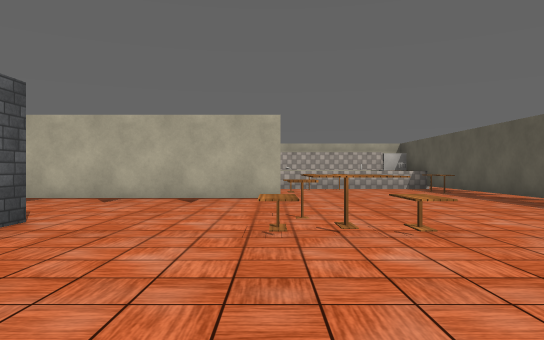
[1] (above)

19 first-person views from a walk through a 3-D level made in the Unity game engine. The camera is 1.4 m above the floor, looks level and sees 70° across. The floor is counted in squares, 2 m on a side. Each view is taken from the middle of a square. On the plan, view 1 faces up. The plan holds only what a view shows up to about 11 squares ahead; the rest is blank. The place goes on beyond the plan. The player is left out. Some surface patterns are stand-ins.

[2]
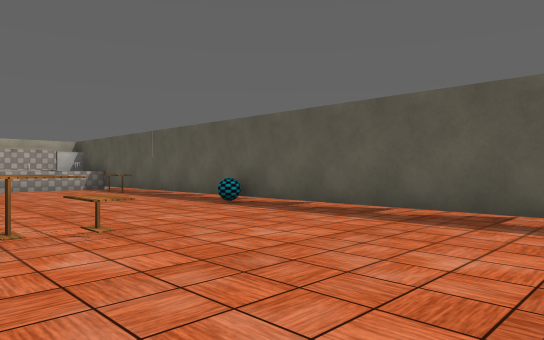

[3]
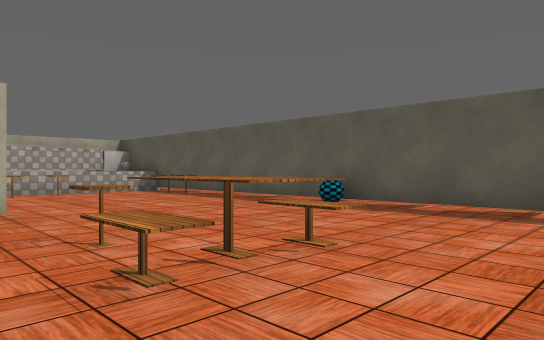

[4]
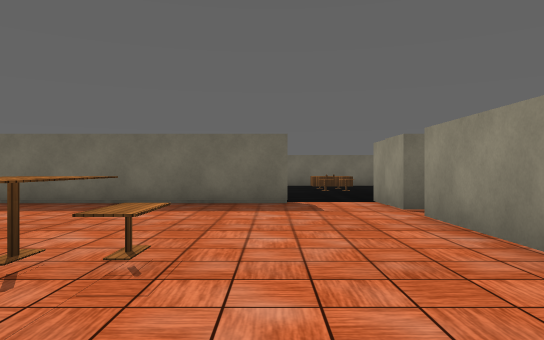

[5]
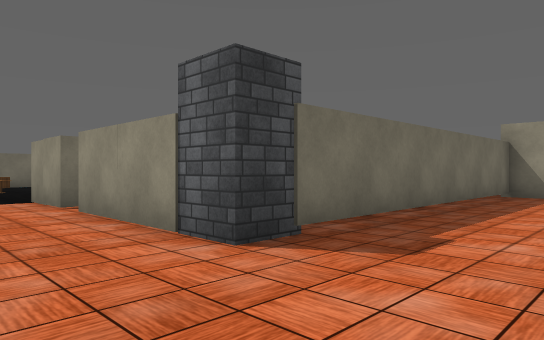

[6]
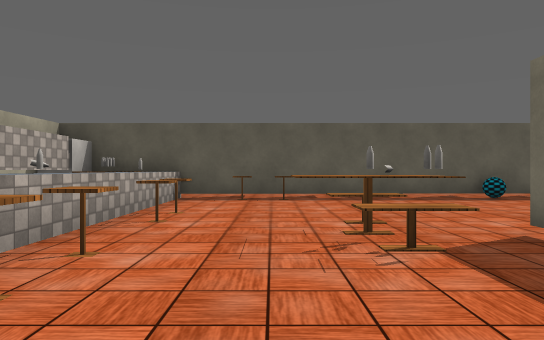

[7]
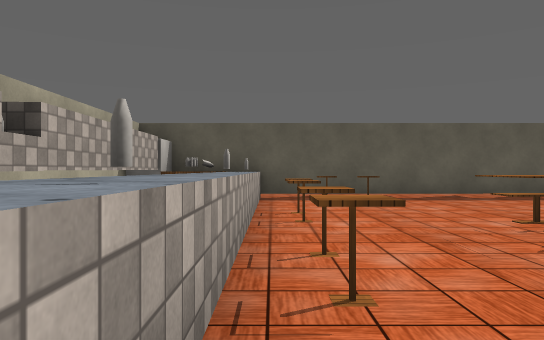

[8]
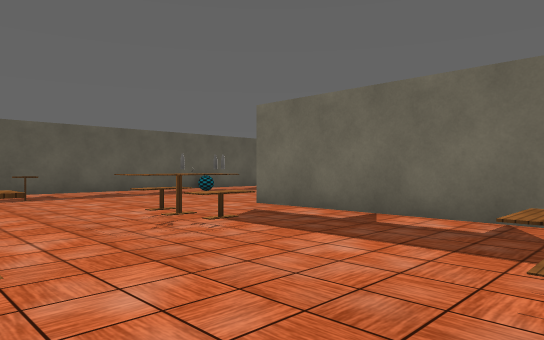

[9]
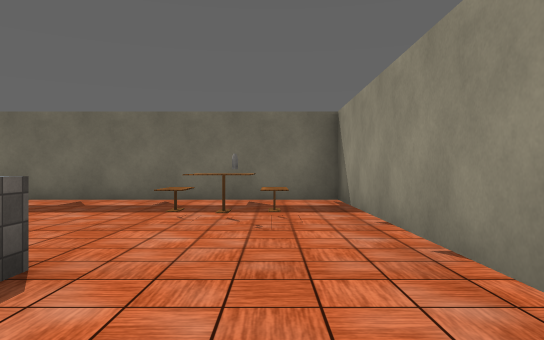

[10]
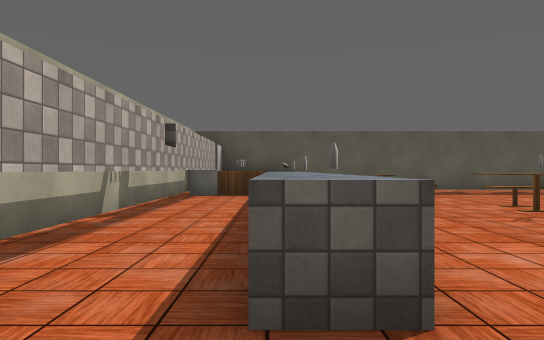

[11]
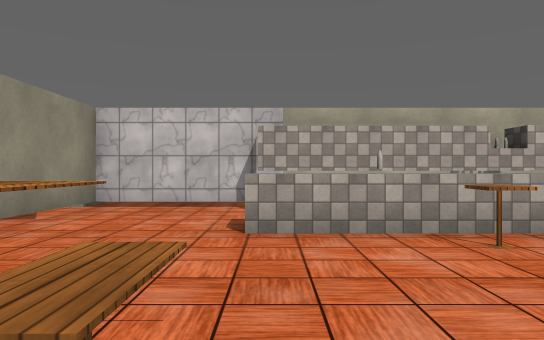

[12]
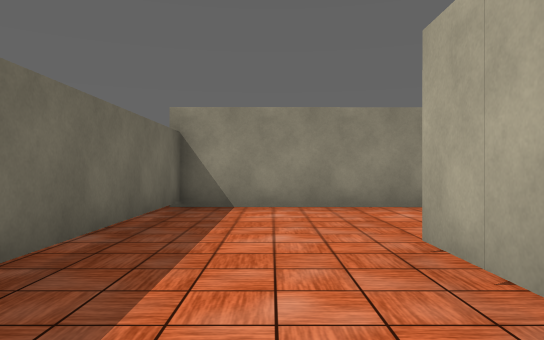

[13]
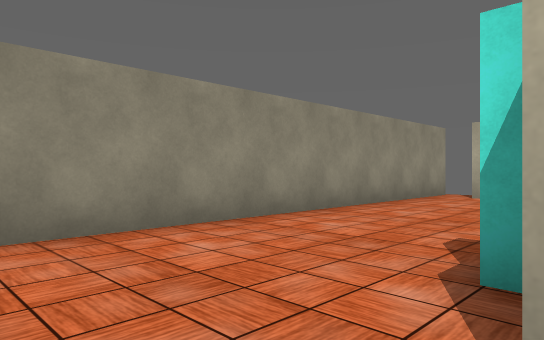

[14]
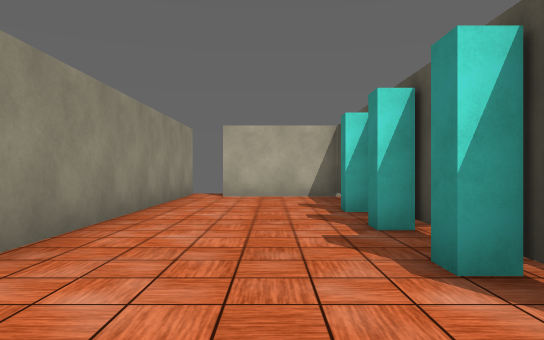

[15]
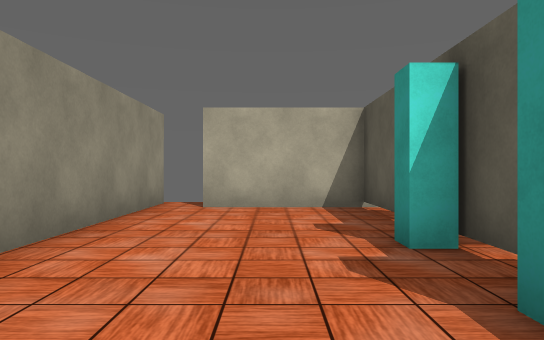

[16]
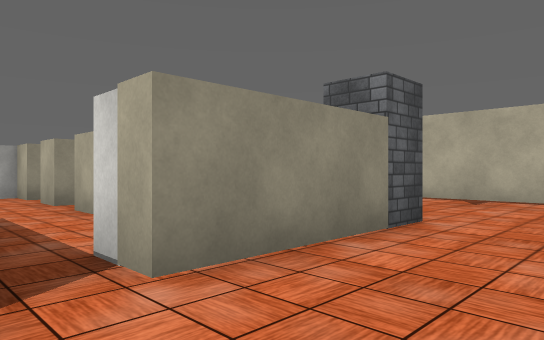

[17]
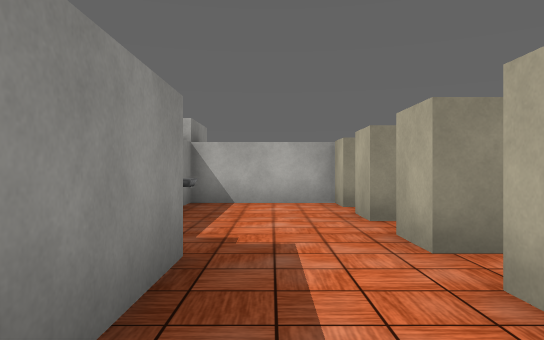

[18]
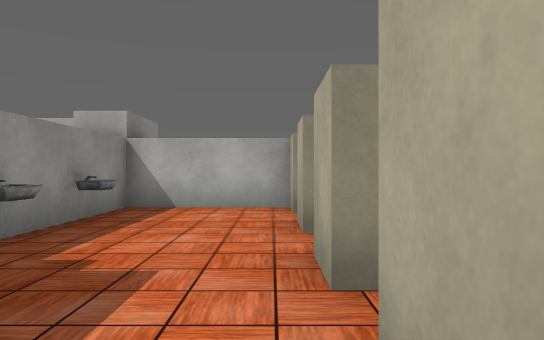

[19]
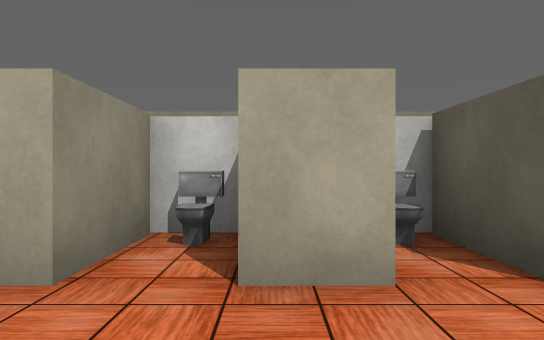

### Floor plan
Ten units are one square. View 1 is at (0, 0); x grows to the right and y downward. Boxes are objects, and circles mark ways between rooms. Rooms are numbered by the first view taken in them; rooms with no view inside come last. Other rooms are left out.
<svg viewBox="-135 -188 198 211">
<path fill="none" stroke="#000" d="M2 -83 -52 -83M-68 -83 -84 -83M-35 -143 -43 -143 -43 -151M-83 -111 -83 -118M-33 -42 -33 -12M-83 -126 -83 -136M-83 -154 -83 -173 -114 -173M44 -143 16 -143M-33 -3 -33 18M58 -143 51 -143M48 -173 -73 -173 -73 -92 2 -92M-14 7 44 7M-123 -183 -123 -53 -44 -53M57 -10 57 -166 -42 -166M-54 -23 -63 -23M-33 -12 -44 -12M-72 -3 -33 -3M-93 -34 -93 -23 -102 -23M-73 -30 -73 -23 -82 -23M-112 -23 -123 -23 -123 7 -89 7M-63 -23 -63 -43 -66 -43"/>
<rect x="-95" y="-105" width="10" height="10" fill="#bbb"><title>other object</title></rect>
<rect x="-95" y="-125" width="10" height="10" fill="#bbb"><title>other object</title></rect>
<rect x="-95" y="-145" width="10" height="10" fill="#bbb"><title>other object</title></rect>
<rect x="-65" y="-115" width="20" height="10" fill="#bbb"><title>table</title></rect>
<rect x="-55" y="-125" width="10" height="10" fill="#bbb"><title>other object</title></rect>
<rect x="-45" y="-55" width="10" height="10" fill="#bbb"><title>column</title></rect>
<rect x="-35" y="-155" width="10" height="10" fill="#bbb"><title>other object</title></rect>
<rect x="-25" y="-145" width="10" height="10" fill="#bbb"><title>other object</title></rect>
<rect x="-15" y="-115" width="10" height="10" fill="#bbb"><title>table</title></rect>
<rect x="-15" y="-145" width="10" height="10" fill="#bbb"><title>other object</title></rect>
<rect x="-5" y="-55" width="20" height="20" fill="#bbb"><title>table</title></rect>
<rect x="-5" y="-65" width="10" height="10" fill="#bbb"><title>other object</title></rect>
<rect x="-5" y="-115" width="10" height="10" fill="#bbb"><title>other object</title></rect>
<rect x="-5" y="-155" width="10" height="10" fill="#bbb"><title>other object</title></rect>
<rect x="5" y="-145" width="10" height="10" fill="#bbb"><title>other object</title></rect>
<rect x="5" y="-155" width="10" height="10" fill="#bbb"><title>other object</title></rect>
<rect x="15" y="-145" width="10" height="10" fill="#bbb"><title>other object</title></rect>
<rect x="45" y="-75" width="10" height="10" fill="#bbb"><title>other object</title></rect>
<rect x="45" y="-125" width="10" height="10" fill="#bbb"><title>other object</title></rect>
<rect x="45" y="-135" width="10" height="10" fill="#bbb"><title>other object</title></rect>
<rect x="45" y="-155" width="10" height="10" fill="#bbb"><title>table</title></rect>
<rect x="45" y="-165" width="10" height="10" fill="#bbb"><title>other object</title></rect>
<rect x="-115" y="-5" width="10" height="10" fill="#bbb"><title>sink</title></rect>
<rect x="-95" y="-5" width="10" height="10" fill="#bbb"><title>sink</title></rect>
<rect x="-95" y="-45" width="10" height="10" fill="#bbb"><title>toilet</title></rect>
<rect x="-75" y="-45" width="10" height="10" fill="#bbb"><title>toilet</title></rect>
<circle cx="-40" cy="-10" r="3" fill="#2a7"/>
<circle cx="-60" cy="-15" r="3" fill="#2a7"/>
<text x="-30" y="-100">1</text>
<text x="-50" y="-20">2</text>
<text x="-90" y="-20">3</text>
</svg>
Room 1 opens to room 2. Room 2 opens to room 3.

Where each view was taken, in squares from view 1:
view 1: 0 up, 0 right, facing up
view 2: 0 up, 0 right, facing up-right
view 3: 2 up, 1 left, facing up-right
view 4: 7 up, 1 left, facing down
view 5: 8 up, 1 left, facing down-left
view 6: 12 up, 4 left, facing right
view 7: 14 up, 4 left, facing right
view 8: 14 up, 5 left, facing down-right
view 9: 17 up, 6 left, facing down
view 10: 15 up, 6 left, facing right
view 11: 10 up, 4 left, facing up
view 12: 7 up, 5 left, facing left
view 13: 7 up, 8 left, facing up-left
view 14: 7 up, 10 left, facing up
view 15: 10 up, 10 left, facing up
view 16: 0 up, 1 left, facing up-left
view 17: 1 up, 4 left, facing left
view 18: 2 up, 5 left, facing left
view 19: 0 up, 8 left, facing up
